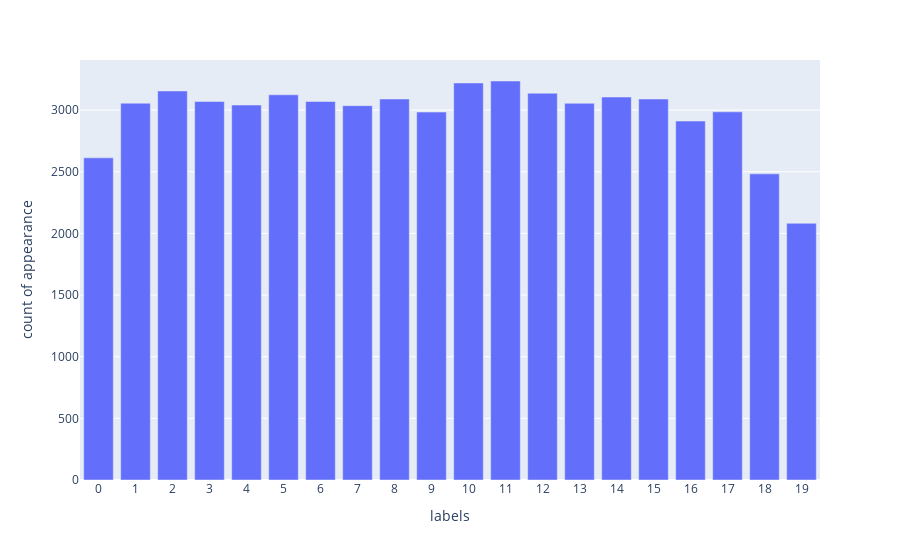

Here is the notebook cell this chart was saved with:
### Markdown cell above
### 1.1 Dataset Overview

- Source: https://huggingface.co/datasets/mteb/twentynewsgroups-clustering
- Number of instances: 10
- Number of features / entities: 2 ("sentences" and "labels")
- Missing values: 0
- Basic statistics: 
    - Total unique groups: 20
    - Total Number of texts:  59545
    - Total number of labels: 59545

### Code cell
# Load dataset
dataset = load_dataset("mteb/twentynewsgroups-clustering", revision="6125ec4e24fa026cec8a478383ee943acfbd5449")
print(dataset["test"])

# Extracting variables
test = dataset["test"]
texts_sep = list(test["sentences"])
labels_sep = list(test["labels"])

total = set()
for i in range(len(test)):
    total = total.union(set(test[i]["labels"]))
print("Total unique groups:", len(total))

texts = []
for text in texts_sep:
    texts.extend(text)
print("Total Number of texts: ", len(texts))

labels_list = list(chain.from_iterable(labels_sep))
label_counts = OrderedDict(sorted(Counter(labels_list).items()))
print("Total number of labels:", len(labels_list))

px.bar(x=[str(_) for _ in label_counts.keys()], y=label_counts.values(), labels={"x": "labels", "y": "count of appearance"})

### Figure 1 — Plotly figure (JSON) as saved in the notebook; plotly's stock layout.template omitted (floating-point values rounded to 4 significant figures)
{"data": [{"hovertemplate": "labels=%{x}<br>count of appearance=%{y}<extra></extra>", "legendgroup": "", "marker": {"color": "#636efa", "pattern": {"shape": ""}}, "name": "", "orientation": "v", "showlegend": false, "textposition": "auto", "type": "bar", "x": ["0", "1", "2", "3", "4", "5", "6", "7", "8", "9", "10", "11", "12", "13", "14", "15", "16", "17", "18", "19"], "xaxis": "x", "y": [2613, 3056, 3155, 3070, 3041, 3124, 3070, 3036, 3090, 2984, 3220, 3236, 3137, 3055, 3106, 3090, 2911, 2986, 2483, 2082], "yaxis": "y"}], "layout": {"barmode": "relative", "legend": {"tracegroupgap": 0}, "margin": {"t": 60}, "xaxis": {"anchor": "y", "domain": [0, 1], "title": {"text": "labels"}}, "yaxis": {"anchor": "x", "domain": [0, 1], "title": {"text": "count of appearance"}}}}
